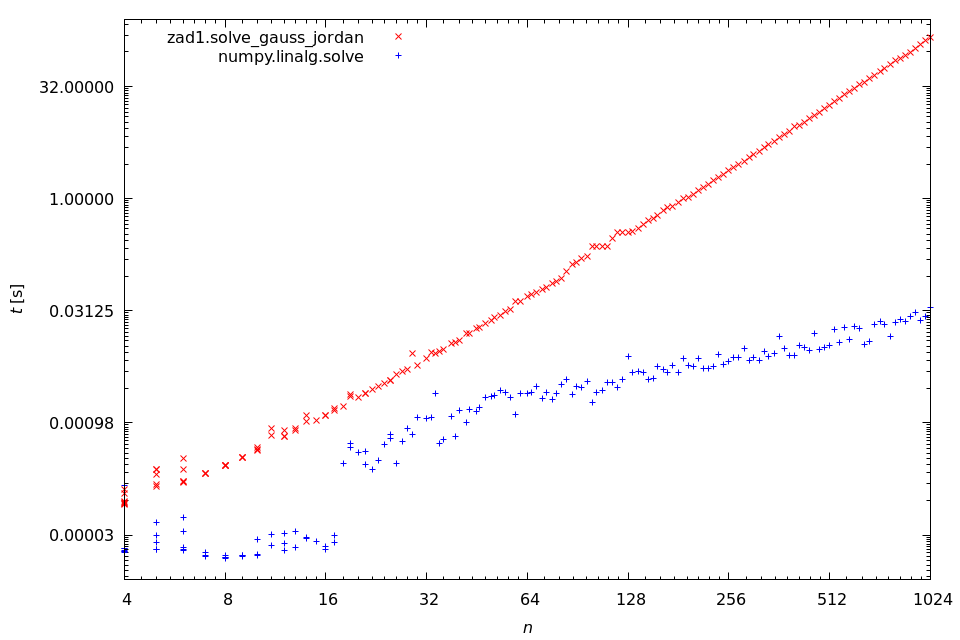

This chart was generated by the following gnuplot code:
#!/usr/bin/gnuplot -persist

set logscale xy 2
set mytics 16
set mxtics 8
set key left top
set xlabel "{/Helvetica-Italic n}"
set ylabel "{/Helvetica-Italic t} [s]"
set terminal pngcairo size 960,640
set output 'compare.png'
plot 'compare.dat' using 1:2 pointsize 1 pointtype 2 linecolor rgb "red" title "zad1.solve\\\_gauss\\\_jordan", \
    'compare.dat' using 1:3 pointsize 1 pointtype 1 linecolor rgb "blue" title "numpy.linalg.solve"
